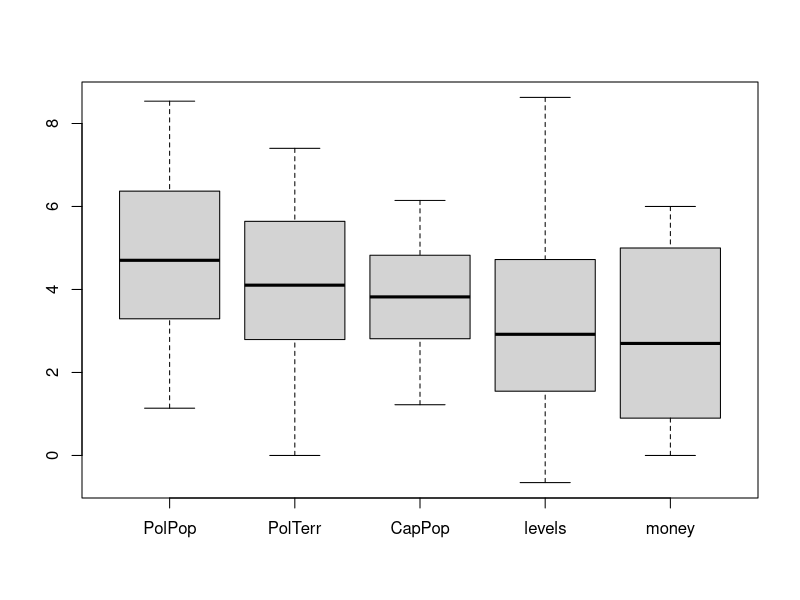
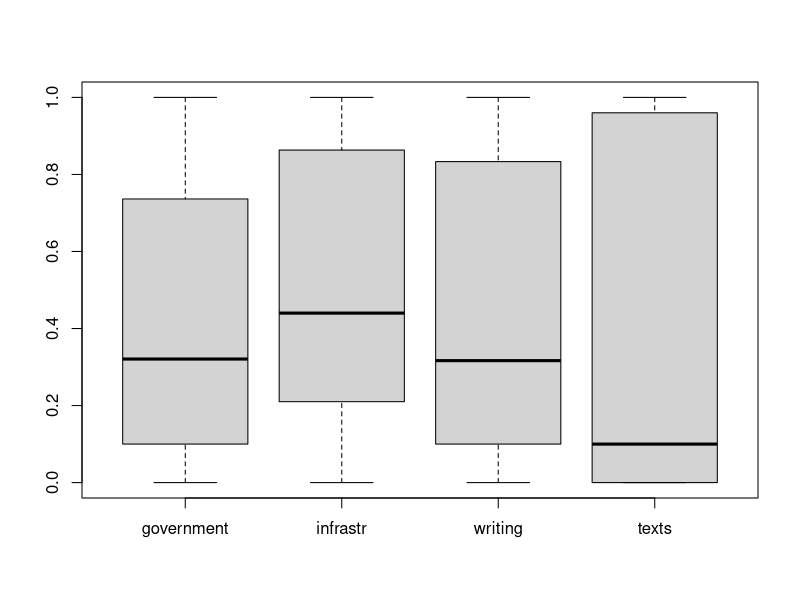
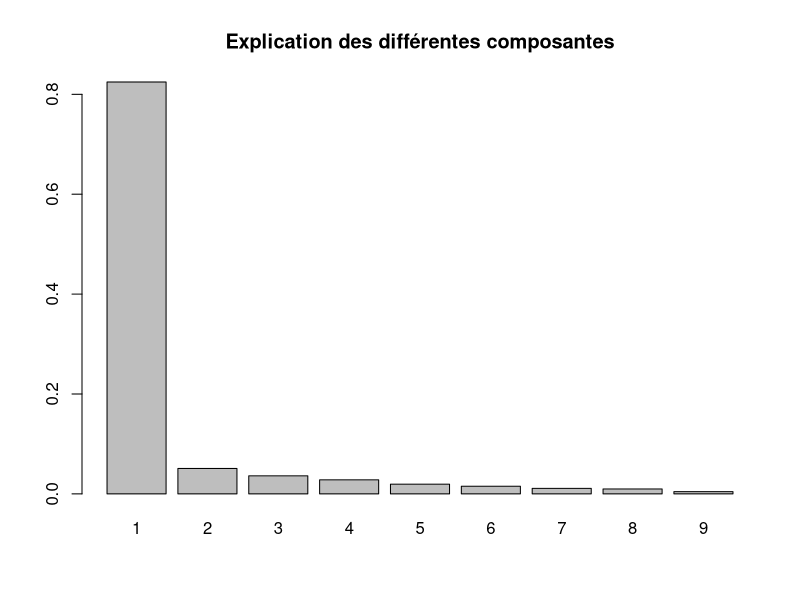
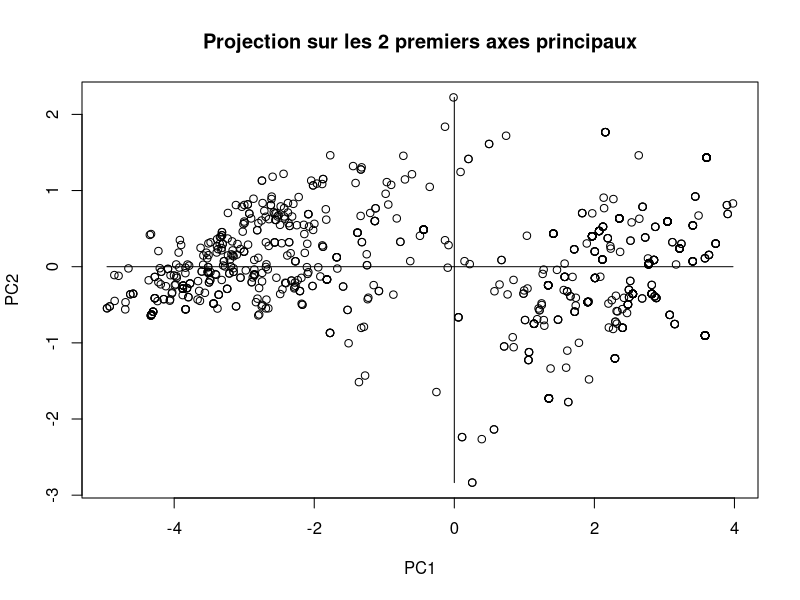
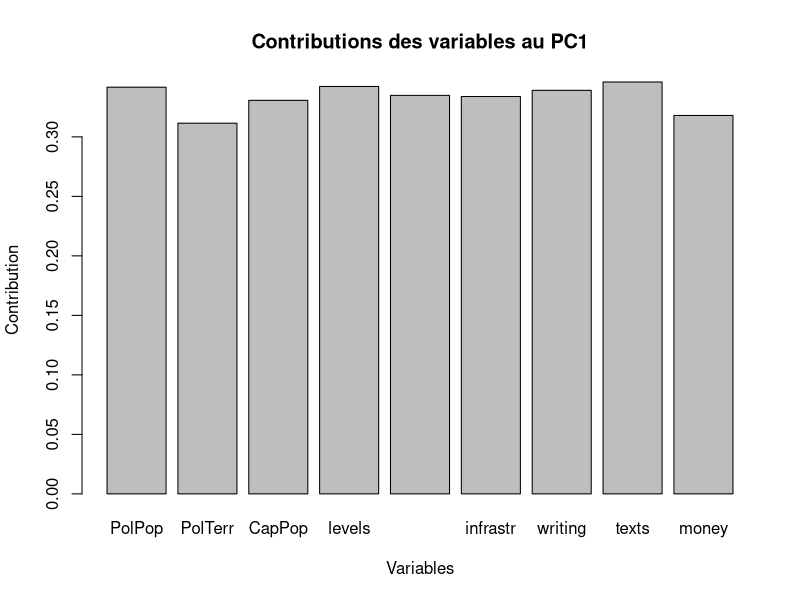
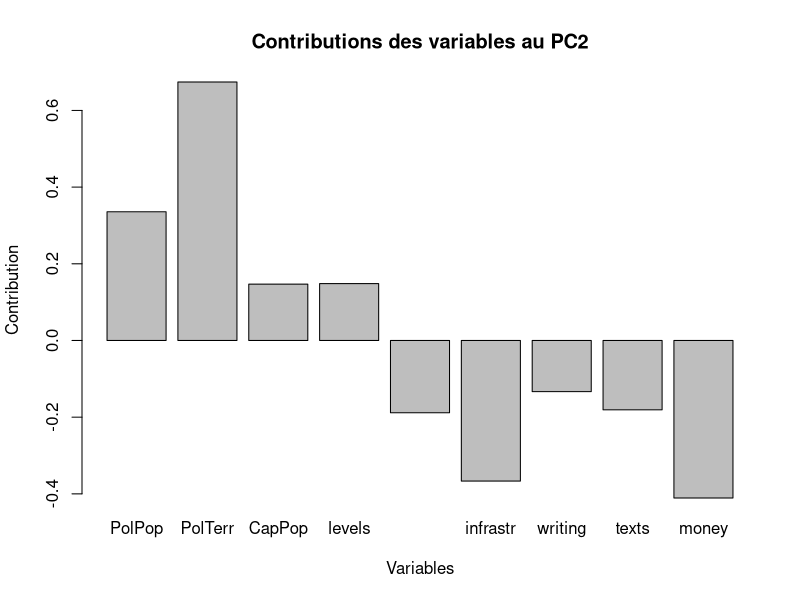
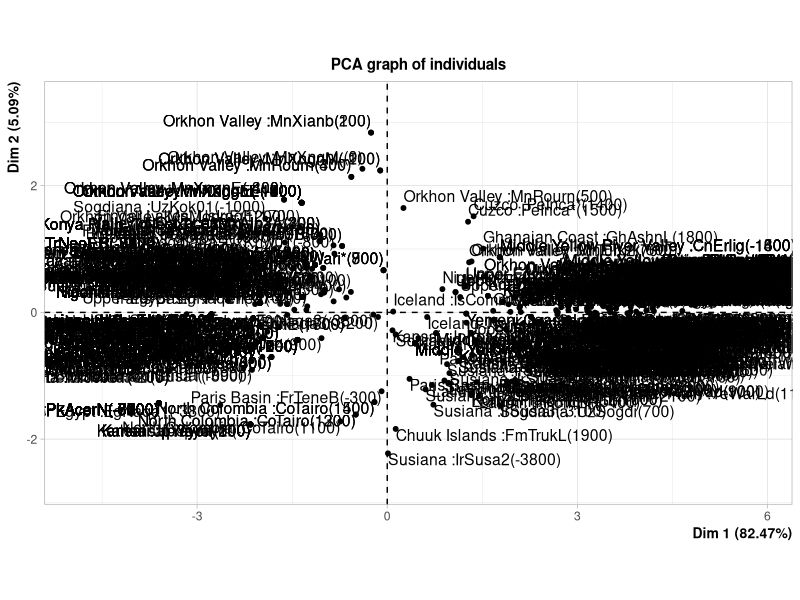
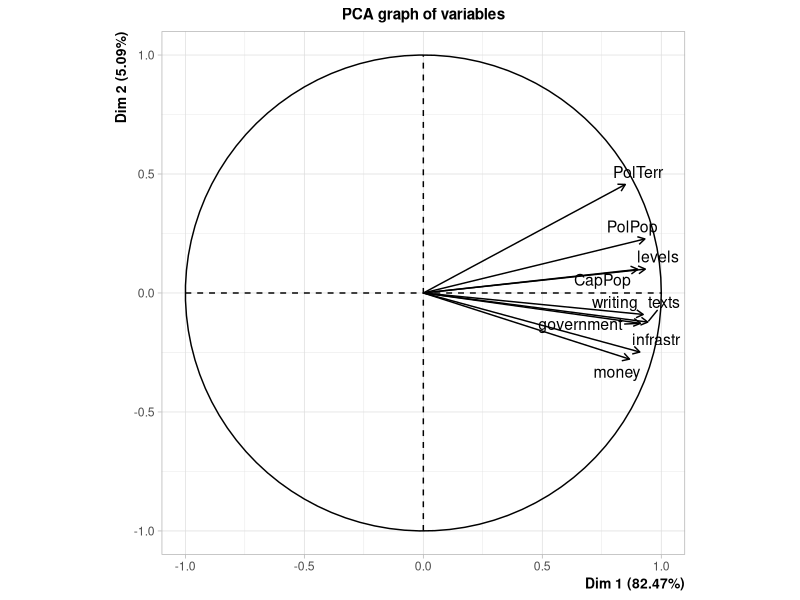

Here is the R script that generated these plots, in order:
## ---- chunk 1
knitr::opts_chunk$set(echo = TRUE)
## ---- chunk 2
dfn <- read.csv('socompindexe.csv',sep=',')
# Mettre l'Index en index et retirer SPC1
data <- subset(dfn, select=-c(Index,SPC1))
rownames(data) <- dfn$Index
attach(data)
head(data)
## ---- chunk 3
# Séparer les 2 plots qui sont d'échelle différente
boxplot(subset(data,select = c(PolPop,PolTerr,CapPop,levels,money)))
boxplot(subset(data,select = c(government,infrastr,writing,texts)))
## ---- chunk 4
X= scale(data, center=T, scale=T) 

S = cov(X)
acp = eigen(S)
lambda = acp$values
vecteurs_propres = acp$vectors
Inertie = sum(diag(S))
part.inertie = lambda/sum(lambda)
barplot(lambda/sum(lambda),names.arg = 1:length(lambda))
title(main="Explication des différentes composantes")

# Les composantes principales : 
C = X %*% vecteurs_propres
# colnames(C) =   paste("comp", 1:4)
plot(C[,1:2],type="p",xlab='PC1',ylab='PC2')
# text(C[,1:2])
title(main="Projection sur les 2 premiers axes principaux")
lines(c(min(C[,1]),max(C[,1])),c(0,0))
lines(c(0,0),c(min(C[,2]),max(C[,2])))

barplot(-vecteurs_propres[,1],ylab = 'Contribution',xlab = 'Variables',names.arg = names(data),axes = TRUE)
title(main="Contributions des variables au PC1")

barplot(-vecteurs_propres[,2],ylab = 'Contribution',xlab = 'Variables',names.arg = names(data),axes = TRUE)
title(main="Contributions des variables au PC2")
## ---- chunk 5
library(FactoMineR)
pca <- PCA(data, scale.unit = TRUE, ncp = 11, graph = TRUE)
## ---- chunk 6
kmeans.result = kmeans(data,3)
plot(C[,1:2],type="p",xlab='PC1',ylab='PC2',col = kmeans.result$cluster+3)
kmeans.result = kmeans(data,2)
plot(C[,1:2],type="p",xlab='PC1',ylab='PC2',col = kmeans.result$cluster)
## ---- chunk 7
hc <- hclust(dist(data))
plot(hc,hang=-1,labels = FALSE)
rect.hclust(hc,k=2,border = 4)
rect.hclust(hc,k=3)
barplot(hc$height[(length(hc$height)-10):(length(hc$height))])
## ---- chunk 8
library(cluster)
pam.result <- pam(data,2)
plot(pam.result)
pam.result <- pam(data,3)
plot(pam.result)
## ---- chunk 9
k = 2
kmeans.result = kmeans(data,k)
plot(C[,1:2],type="p",xlab='PC1',ylab='PC2',col = kmeans.result$cluster)
for(i in 1:k)

data.petit = subset(data,select = c(government,infrastr,writing,texts))
data.grand = subset(data,select = c(PolPop,PolTerr,CapPop,levels,money))
data.grand.all = list()

for(nom in names(data.grand))
{
  for(i in 1:k)
  {
      data.grand.all[[paste(nom,i)]] <- data.grand[kmeans.result$cluster==i,nom]
  }
}
boxplot(data.grand.all,col = rep(c(2:(k+1)),length(data.grand)))

data.petit.all = list()

for(nom in names(data.petit))
{
  for(i in 1:k)
  {
      data.petit.all[[paste(nom,i)]] <- data.petit[kmeans.result$cluster==i,nom]
  }
}
boxplot(data.petit.all,col = rep(c(2:(k+1)),length(data.petit)))

# data.petit.all <- list(data.petit.1$government,data.petit.2$government))
# head(data.petit.all)
